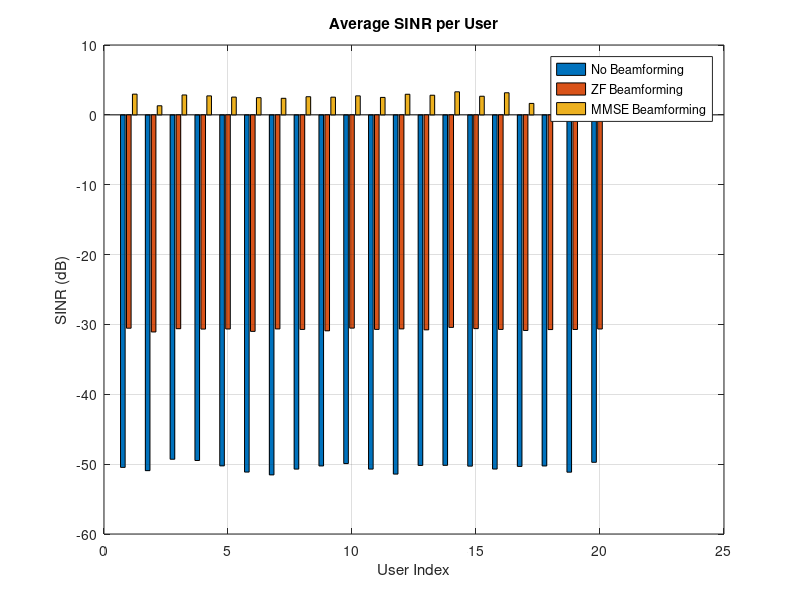
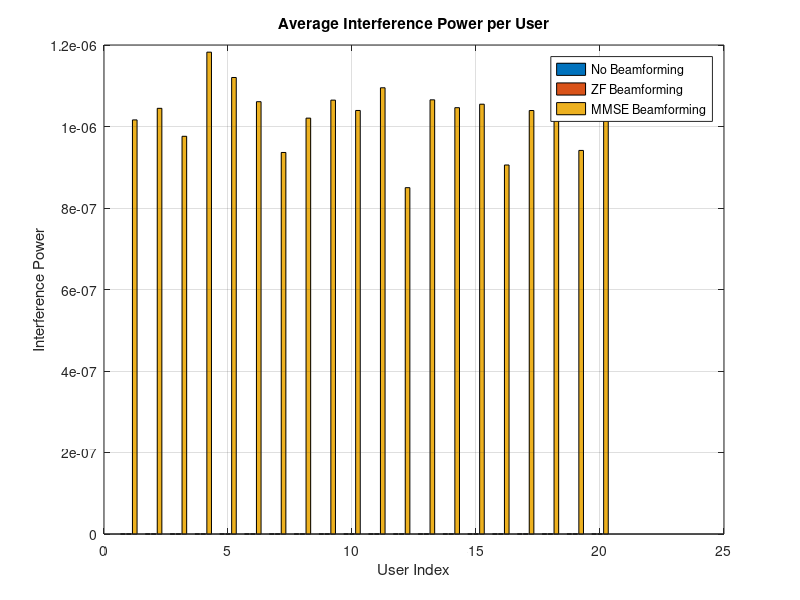
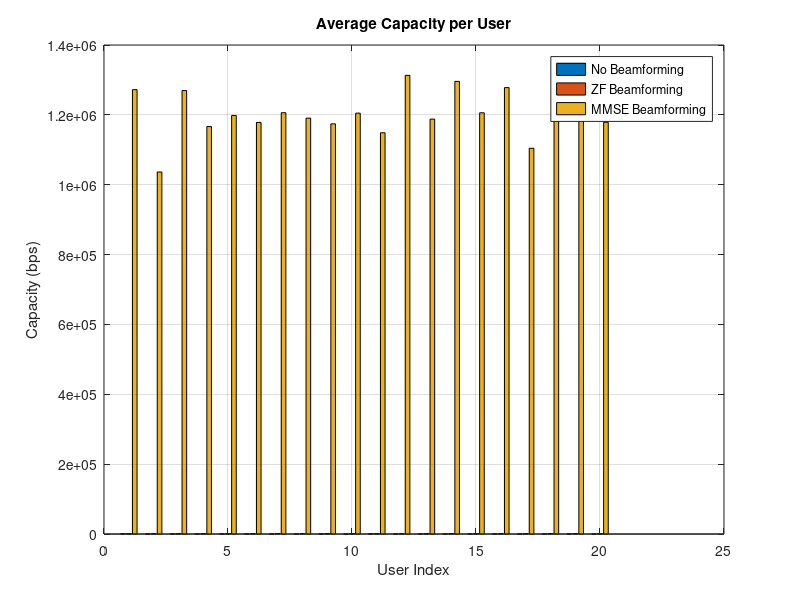

Here is the MATLAB script that generated these plots, in order:
% Simulation parameters
N_antennas = 100; % Number of antennas per TBS (Massive MIMO)
K_users = 10;      % Number of users per cluster
num_clusters = 2; % Number of clusters (TBSs)
Pt = 1;           % Transmit power (normalized)
N0 = 1e-9;        % Noise power
BW = 1e6;         % Bandwidth
num_realizations = 100; % Number of channel realizations

% Define TBS locations (example - STATIC)
TBS_locations = [0, 0; 1000, 1000]; % Example locations - THESE ARE NOW STATIC

% Initialize variables to store results
SINR_no_beamforming = zeros(num_realizations, K_users * num_clusters);
SINR_ZF = zeros(num_realizations, K_users * num_clusters);
SINR_MMSE = zeros(num_realizations, K_users * num_clusters);
Capacity_no_beamforming = zeros(num_realizations, K_users * num_clusters);
Capacity_ZF = zeros(num_realizations, K_users * num_clusters);
Capacity_MMSE = zeros(num_realizations, K_users * num_clusters);
Interference_no_beamforming = zeros(num_realizations, K_users * num_clusters);
Interference_ZF = zeros(num_realizations, K_users * num_clusters);
Interference_MMSE = zeros(num_realizations, K_users * num_clusters);

for real = 1:num_realizations % Loop over channel realizations
    % User locations (example - clustered around TBS - STATIC)
    user_locations = zeros(K_users * num_clusters, 2);
    for i = 1:num_clusters
        for k = 1:K_users
            angle = 2 * pi * rand(); % Random angle
            distance = randi([50, 200]); % Random distance (adjust range as needed)
            user_locations((i - 1) * K_users + k, :) = TBS_locations(i,:) + [distance * cos(angle), distance * sin(angle)];
        end
    end

    % Channel model (Rayleigh fading with distance-dependent path loss)
    H = cell(num_clusters, 1); % Cell array to store channel matrices
    for i = 1:num_clusters
        H{i} = zeros(K_users, N_antennas); % Initialize channel matrix for each cluster
        for k = 1:K_users
            user_index = (i - 1) * K_users + k;
            distance = norm(user_locations(user_index,:) - TBS_locations(i,:));
            path_loss = 120 + 10*log10(distance); % Example path loss model (adjust as needed)
            H{i}(k,:) = (randn(1, N_antennas) + 1i*randn(1, N_antennas)) / sqrt(2) * 10^(-path_loss/20);
        end
    end

    % 1. No Beamforming (Omnidirectional Transmission)
    W_no_beamforming = cell(num_clusters, 1);
    for i = 1:num_clusters
        W_no_beamforming{i} = ones(N_antennas, K_users) / sqrt(N_antennas); % Equal gain for all users
    end

    SINR_no_beamforming_temp = zeros(1, K_users * num_clusters);
    Interference_no_beamforming_temp = zeros(1, K_users * num_clusters);
    for i = 1:num_clusters
        for k = 1:K_users
            user_index = (i - 1) * K_users + k; % Global user index
            signal_power = Pt * abs(H{i}(k, :) * W_no_beamforming{i}(:, k))^2;

            % Interference from other TBSs (downlink only)
            interference_power = 0;
            for j = 1:num_clusters
                if j ~= i % Interference from other TBSs
                    interference_power = interference_power + Pt * abs(H{j}(k, :) * W_no_beamforming{j}(:, k))^2;
                end
            end
            noise_power = N0;
            SINR_no_beamforming_temp(user_index) = signal_power / (interference_power + noise_power);
            Interference_no_beamforming_temp(user_index) = interference_power;
        end
    end
    SINR_no_beamforming(real,:) = SINR_no_beamforming_temp;
    Interference_no_beamforming(real,:) = Interference_no_beamforming_temp;
    Capacity_no_beamforming(real,:) = BW * log2(1 + SINR_no_beamforming_temp);

    % 2. Zero-Forcing (ZF) Beamforming
    W_ZF = cell(num_clusters, 1);
    for i = 1:num_clusters
        H_cluster = H{i}; % Channel matrix for the current cluster
        W_ZF{i} = H_cluster' * pinv(H_cluster * H_cluster'); % Zero-forcing
        W_ZF{i} = sqrt(Pt) * W_ZF{i} ./ vecnorm(W_ZF{i}); % Power normalization
    end

    SINR_ZF_temp = zeros(1, K_users * num_clusters);
    Interference_ZF_temp = zeros(1, K_users * num_clusters);
    for i = 1:num_clusters
        for k = 1:K_users
            user_index = (i - 1) * K_users + k; % Global user index
            signal_power = Pt * abs(H{i}(k, :) * W_ZF{i}(:, k))^2;

            % Interference from other TBSs (downlink only)
            interference_power = 0;
            for j = 1:num_clusters
                if j ~= i % Interference from other TBSs
                    interference_power = interference_power + Pt * abs(H{j}(k, :) * W_ZF{j}(:, k))^2;
                end
            end
            noise_power = N0;
            SINR_ZF_temp(user_index) = signal_power / (interference_power + noise_power);
            Interference_ZF_temp(user_index) = interference_power;
        end
    end
    SINR_ZF(real,:) = SINR_ZF_temp;
    Interference_ZF(real,:) = Interference_ZF_temp;
    Capacity_ZF(real,:) = BW * log2(1 + SINR_ZF_temp);

    % 3. MMSE Beamforming
    W_MMSE = cell(num_clusters, 1);
    for i = 1:num_clusters
        H_cluster = H{i}; % Channel matrix for the current cluster
        W_MMSE{i} = (H_cluster' * H_cluster + (N0 / Pt) * eye(N_antennas)) \ H_cluster';
    end

    SINR_MMSE_temp = zeros(1, K_users * num_clusters);
    Interference_MMSE_temp = zeros(1, K_users * num_clusters);
    for i = 1:num_clusters
        for k = 1:K_users
            user_index = (i - 1) * K_users + k; % Global user index
            signal_power = Pt * abs(H{i}(k, :) * W_MMSE{i}(:, k))^2;

            % Interference from other TBSs (downlink only)
            interference_power = 0;
            for j = 1:num_clusters
                if j ~= i % Interference from other TBSs
                    interference_power = interference_power + Pt * abs(H{j}(k, :) * W_MMSE{j}(:, k))^2;
                end
            end
            noise_power = N0;
            SINR_MMSE_temp(user_index) = signal_power / (interference_power + noise_power);
            Interference_MMSE_temp(user_index) = interference_power;
        end
    end
    SINR_MMSE(real,:) = SINR_MMSE_temp;
    Interference_MMSE(real,:) = Interference_MMSE_temp;
    Capacity_MMSE(real,:) = BW * log2(1 + SINR_MMSE_temp);
end

% Average SINR, Interference, and Capacity over all realizations
avg_SINR_no_beamforming_dB = 10 * log10(mean(SINR_no_beamforming, 1));
avg_SINR_ZF_dB = 10 * log10(mean(SINR_ZF, 1));
avg_SINR_MMSE_dB = 10 * log10(mean(SINR_MMSE, 1));

avg_Interference_no_beamforming = mean(Interference_no_beamforming, 1);
avg_Interference_ZF = mean(Interference_ZF, 1);
avg_Interference_MMSE = mean(Interference_MMSE, 1);

avg_Capacity_no_beamforming = mean(Capacity_no_beamforming, 1);
avg_Capacity_ZF = mean(Capacity_ZF, 1);
avg_Capacity_MMSE = mean(Capacity_MMSE, 1);

% User indices for bar charts
user_indices = 1:(K_users * num_clusters);

% Plotting SINR
figure;
bar(user_indices, [avg_SINR_no_beamforming_dB; avg_SINR_ZF_dB; avg_SINR_MMSE_dB]');
xlabel('User Index');
ylabel('SINR (dB)');
title('Average SINR per User');
legend('No Beamforming', 'ZF Beamforming', 'MMSE Beamforming');
grid on;

% Plotting Interference Power
figure;
bar(user_indices, [avg_Interference_no_beamforming; avg_Interference_ZF; avg_Interference_MMSE]');
xlabel('User Index');
ylabel('Interference Power');
title('Average Interference Power per User');
legend('No Beamforming', 'ZF Beamforming', 'MMSE Beamforming');
grid on;

% Plotting Capacity
figure;
bar(user_indices, [avg_Capacity_no_beamforming; avg_Capacity_ZF; avg_Capacity_MMSE]');
xlabel('User Index');
ylabel('Capacity (bps)');
title('Average Capacity per User');
legend('No Beamforming', 'ZF Beamforming', 'MMSE Beamforming');
grid on;